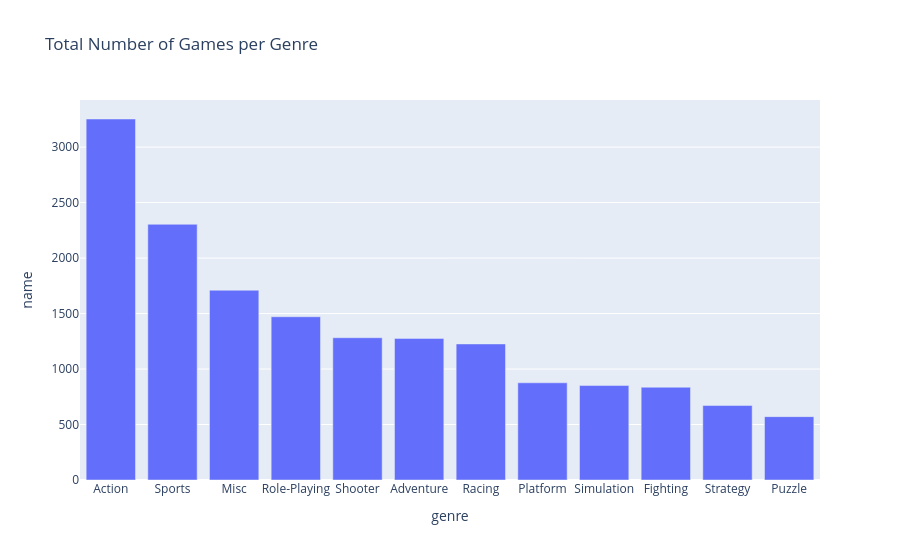

Notebook code cell kept with this figure:
### Code cell
px.bar(genre_games, x='genre', y='name',
       title='Total Number of Games per Genre',
       labels={'Name': 'Number of Games'})

### Figure 1 — Plotly figure (JSON) as saved in the notebook; plotly's stock layout.template omitted (floating-point values rounded to 4 significant figures)
{"data": [{"hovertemplate": "genre=%{x}<br>name=%{y}<extra></extra>", "legendgroup": "", "marker": {"color": "#636efa", "pattern": {"shape": ""}}, "name": "", "orientation": "v", "showlegend": false, "textposition": "auto", "type": "bar", "x": ["Action", "Sports", "Misc", "Role-Playing", "Shooter", "Adventure", "Racing", "Platform", "Simulation", "Fighting", "Strategy", "Puzzle"], "xaxis": "x", "y": [3253, 2304, 1710, 1471, 1282, 1276, 1226, 876, 851, 836, 671, 571], "yaxis": "y"}], "layout": {"barmode": "relative", "legend": {"tracegroupgap": 0}, "title": {"text": "Total Number of Games per Genre"}, "xaxis": {"anchor": "y", "domain": [0, 1], "title": {"text": "genre"}}, "yaxis": {"anchor": "x", "domain": [0, 1], "title": {"text": "name"}}}}
